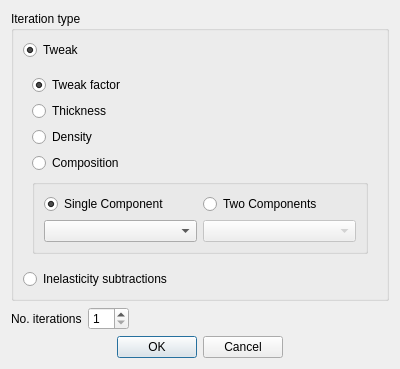
<?xml version="1.0" encoding="UTF-8"?>
<ui version="4.0">
 <class>Dialog</class>
 <widget class="QDialog" name="Dialog">
  <property name="geometry">
   <rect>
    <x>0</x>
    <y>0</y>
    <width>400</width>
    <height>325</height>
   </rect>
  </property>
  <property name="windowTitle">
   <string>Dialog</string>
  </property>
  <layout class="QVBoxLayout" name="verticalLayout_2">
   <item>
    <widget class="QGroupBox" name="groupBox">
     <property name="sizePolicy">
      <sizepolicy hsizetype="Preferred" vsizetype="Expanding">
       <horstretch>0</horstretch>
       <verstretch>0</verstretch>
      </sizepolicy>
     </property>
     <property name="title">
      <string>Iteration type</string>
     </property>
     <property name="flat">
      <bool>true</bool>
     </property>
     <layout class="QVBoxLayout" name="verticalLayout">
      <item>
       <widget class="QRadioButton" name="tweakButton">
        <property name="sizePolicy">
         <sizepolicy hsizetype="Expanding" vsizetype="Minimum">
          <horstretch>0</horstretch>
          <verstretch>0</verstretch>
         </sizepolicy>
        </property>
        <property name="text">
         <string>Tweak</string>
        </property>
        <property name="checked">
         <bool>true</bool>
        </property>
        <attribute name="buttonGroup">
         <string notr="true">buttonGroup</string>
        </attribute>
       </widget>
      </item>
      <item>
       <widget class="QWidget" name="tweakWidget" native="true">
        <property name="sizePolicy">
         <sizepolicy hsizetype="Expanding" vsizetype="Minimum">
          <horstretch>0</horstretch>
          <verstretch>0</verstretch>
         </sizepolicy>
        </property>
        <layout class="QVBoxLayout" name="verticalLayout_3">
         <item>
          <widget class="QRadioButton" name="tweakFactorButton">
           <property name="sizePolicy">
            <sizepolicy hsizetype="Expanding" vsizetype="Minimum">
             <horstretch>0</horstretch>
             <verstretch>0</verstretch>
            </sizepolicy>
           </property>
           <property name="text">
            <string>Tweak factor</string>
           </property>
           <property name="checked">
            <bool>true</bool>
           </property>
          </widget>
         </item>
         <item>
          <widget class="QRadioButton" name="thicknessButton">
           <property name="text">
            <string>Thickness</string>
           </property>
          </widget>
         </item>
         <item>
          <widget class="QRadioButton" name="densityButton">
           <property name="text">
            <string>Density</string>
           </property>
          </widget>
         </item>
         <item>
          <widget class="QRadioButton" name="compositionButton">
           <property name="text">
            <string>Composition</string>
           </property>
          </widget>
         </item>
         <item>
          <widget class="QGroupBox" name="compositionIterationGroupBox">
           <property name="sizePolicy">
            <sizepolicy hsizetype="Preferred" vsizetype="Expanding">
             <horstretch>0</horstretch>
             <verstretch>0</verstretch>
            </sizepolicy>
           </property>
           <property name="title">
            <string/>
           </property>
           <layout class="QVBoxLayout" name="verticalLayout_4">
            <item>
             <layout class="QHBoxLayout" name="horizontalLayout_2">
              <item>
               <widget class="QRadioButton" name="singleComponentButton">
                <property name="text">
                 <string>Single Component</string>
                </property>
                <property name="checked">
                 <bool>true</bool>
                </property>
               </widget>
              </item>
              <item>
               <widget class="QRadioButton" name="twoComponentButton">
                <property name="text">
                 <string>Two Components</string>
                </property>
               </widget>
              </item>
             </layout>
            </item>
            <item>
             <layout class="QHBoxLayout" name="horizontalLayout_3">
              <item>
               <widget class="QComboBox" name="componentAComboBox"/>
              </item>
              <item>
               <widget class="QComboBox" name="componentBComboBox">
                <property name="enabled">
                 <bool>false</bool>
                </property>
               </widget>
              </item>
             </layout>
            </item>
           </layout>
          </widget>
         </item>
        </layout>
       </widget>
      </item>
      <item>
       <widget class="QRadioButton" name="inelasticitySubtractionsButton">
        <property name="sizePolicy">
         <sizepolicy hsizetype="Expanding" vsizetype="Minimum">
          <horstretch>0</horstretch>
          <verstretch>0</verstretch>
         </sizepolicy>
        </property>
        <property name="text">
         <string>Inelasticity subtractions</string>
        </property>
        <attribute name="buttonGroup">
         <string notr="true">buttonGroup</string>
        </attribute>
       </widget>
      </item>
     </layout>
    </widget>
   </item>
   <item>
    <layout class="QHBoxLayout" name="horizontalLayout">
     <item>
      <widget class="QLabel" name="label">
       <property name="text">
        <string>No. iterations</string>
       </property>
      </widget>
     </item>
     <item>
      <widget class="QSpinBox" name="noIterationsSpinBox">
       <property name="minimum">
        <number>1</number>
       </property>
      </widget>
     </item>
     <item>
      <spacer name="horizontalSpacer">
       <property name="orientation">
        <enum>Qt::Horizontal</enum>
       </property>
       <property name="sizeHint" stdset="0">
        <size>
         <width>40</width>
         <height>20</height>
        </size>
       </property>
      </spacer>
     </item>
    </layout>
   </item>
   <item>
    <widget class="QDialogButtonBox" name="buttonBox">
     <property name="orientation">
      <enum>Qt::Horizontal</enum>
     </property>
     <property name="standardButtons">
      <set>QDialogButtonBox::Cancel|QDialogButtonBox::Ok</set>
     </property>
     <property name="centerButtons">
      <bool>true</bool>
     </property>
    </widget>
   </item>
  </layout>
 </widget>
 <resources/>
 <connections/>
 <buttongroups>
  <buttongroup name="buttonGroup"/>
 </buttongroups>
</ui>
